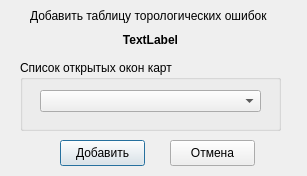
<?xml version="1.0" encoding="UTF-8"?>
<ui version="4.0">
 <class>dialog</class>
 <widget class="QDialog" name="dialog">
  <property name="geometry">
   <rect>
    <x>0</x>
    <y>0</y>
    <width>307</width>
    <height>176</height>
   </rect>
  </property>
  <property name="windowTitle">
   <string>Выбор окна карты</string>
  </property>
  <widget class="QLabel" name="label">
   <property name="geometry">
    <rect>
     <x>30</x>
     <y>0</y>
     <width>251</width>
     <height>31</height>
    </rect>
   </property>
   <property name="text">
    <string>Добавить таблицу торологических ошибок</string>
   </property>
  </widget>
  <widget class="QLabel" name="label_name_table">
   <property name="geometry">
    <rect>
     <x>30</x>
     <y>30</y>
     <width>241</width>
     <height>20</height>
    </rect>
   </property>
   <property name="font">
    <font>
     <pointsize>9</pointsize>
     <weight>75</weight>
     <bold>true</bold>
    </font>
   </property>
   <property name="contextMenuPolicy">
    <enum>Qt::ActionsContextMenu</enum>
   </property>
   <property name="toolTipDuration">
    <number>-7</number>
   </property>
   <property name="text">
    <string>TextLabel</string>
   </property>
   <property name="alignment">
    <set>Qt::AlignCenter</set>
   </property>
  </widget>
  <widget class="QGroupBox" name="groupBox">
   <property name="geometry">
    <rect>
     <x>20</x>
     <y>60</y>
     <width>261</width>
     <height>71</height>
    </rect>
   </property>
   <property name="title">
    <string>Список открытых окон карт</string>
   </property>
   <widget class="QComboBox" name="cb_list_map_windows">
    <property name="geometry">
     <rect>
      <x>20</x>
      <y>30</y>
      <width>221</width>
      <height>22</height>
     </rect>
    </property>
   </widget>
  </widget>
  <widget class="QPushButton" name="pb_add">
   <property name="geometry">
    <rect>
     <x>60</x>
     <y>140</y>
     <width>85</width>
     <height>26</height>
    </rect>
   </property>
   <property name="text">
    <string>Добавить</string>
   </property>
  </widget>
  <widget class="QPushButton" name="pb_cancel">
   <property name="geometry">
    <rect>
     <x>170</x>
     <y>140</y>
     <width>85</width>
     <height>26</height>
    </rect>
   </property>
   <property name="text">
    <string>Отмена</string>
   </property>
  </widget>
 </widget>
 <resources/>
 <connections/>
</ui>
